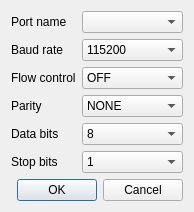
<?xml version="1.0" encoding="UTF-8"?>
<ui version="4.0">
 <class>PortSelector</class>
 <widget class="QDialog" name="PortSelector">
  <property name="geometry">
   <rect>
    <x>0</x>
    <y>0</y>
    <width>174</width>
    <height>199</height>
   </rect>
  </property>
  <property name="windowTitle">
   <string>Configure port</string>
  </property>
  <layout class="QVBoxLayout" name="verticalLayout">
   <item>
    <layout class="QGridLayout" name="gridLayout">
     <item row="1" column="0">
      <widget class="QLabel" name="label_2">
       <property name="text">
        <string>Baud rate</string>
       </property>
      </widget>
     </item>
     <item row="2" column="0">
      <widget class="QLabel" name="label_3">
       <property name="text">
        <string>Flow control</string>
       </property>
      </widget>
     </item>
     <item row="3" column="0">
      <widget class="QLabel" name="label_4">
       <property name="text">
        <string>Parity</string>
       </property>
      </widget>
     </item>
     <item row="4" column="0">
      <widget class="QLabel" name="label_5">
       <property name="text">
        <string>Data bits</string>
       </property>
      </widget>
     </item>
     <item row="5" column="0">
      <widget class="QLabel" name="label_6">
       <property name="text">
        <string>Stop bits</string>
       </property>
      </widget>
     </item>
     <item row="5" column="1">
      <widget class="QComboBox" name="_comboBoxStopBits">
       <item>
        <property name="text">
         <string>1</string>
        </property>
       </item>
       <item>
        <property name="text">
         <string>1.5</string>
        </property>
       </item>
       <item>
        <property name="text">
         <string>2</string>
        </property>
       </item>
      </widget>
     </item>
     <item row="2" column="1">
      <widget class="QComboBox" name="_comboBoxFlowControl">
       <item>
        <property name="text">
         <string>OFF</string>
        </property>
       </item>
       <item>
        <property name="text">
         <string>HARDWARE</string>
        </property>
       </item>
       <item>
        <property name="text">
         <string>XON/XOFF</string>
        </property>
       </item>
      </widget>
     </item>
     <item row="3" column="1">
      <widget class="QComboBox" name="_comboBoxParity">
       <item>
        <property name="text">
         <string>NONE</string>
        </property>
       </item>
       <item>
        <property name="text">
         <string>ODD</string>
        </property>
       </item>
       <item>
        <property name="text">
         <string>EVEN</string>
        </property>
       </item>
       <item>
        <property name="text">
         <string>MARK</string>
        </property>
       </item>
       <item>
        <property name="text">
         <string>SPACE</string>
        </property>
       </item>
      </widget>
     </item>
     <item row="1" column="1">
      <widget class="QComboBox" name="_comboBoxBaudRate">
       <property name="currentIndex">
        <number>7</number>
       </property>
       <item>
        <property name="text">
         <string>2400</string>
        </property>
       </item>
       <item>
        <property name="text">
         <string>4800</string>
        </property>
       </item>
       <item>
        <property name="text">
         <string>9600</string>
        </property>
       </item>
       <item>
        <property name="text">
         <string>14400</string>
        </property>
       </item>
       <item>
        <property name="text">
         <string>19200</string>
        </property>
       </item>
       <item>
        <property name="text">
         <string>38400</string>
        </property>
       </item>
       <item>
        <property name="text">
         <string>57600</string>
        </property>
       </item>
       <item>
        <property name="text">
         <string>115200</string>
        </property>
       </item>
      </widget>
     </item>
     <item row="0" column="0">
      <widget class="QLabel" name="label">
       <property name="text">
        <string>Port name</string>
       </property>
      </widget>
     </item>
     <item row="0" column="1">
      <widget class="QComboBox" name="_comboBoxPortName"/>
     </item>
     <item row="4" column="1">
      <widget class="QComboBox" name="_comboBoxDataBits">
       <property name="currentIndex">
        <number>3</number>
       </property>
       <item>
        <property name="text">
         <string>5</string>
        </property>
       </item>
       <item>
        <property name="text">
         <string>6</string>
        </property>
       </item>
       <item>
        <property name="text">
         <string>7</string>
        </property>
       </item>
       <item>
        <property name="text">
         <string>8</string>
        </property>
       </item>
      </widget>
     </item>
    </layout>
   </item>
   <item>
    <widget class="QDialogButtonBox" name="buttonBox">
     <property name="orientation">
      <enum>Qt::Horizontal</enum>
     </property>
     <property name="standardButtons">
      <set>QDialogButtonBox::Cancel|QDialogButtonBox::Ok</set>
     </property>
    </widget>
   </item>
  </layout>
 </widget>
 <resources/>
 <connections>
  <connection>
   <sender>buttonBox</sender>
   <signal>accepted()</signal>
   <receiver>PortSelector</receiver>
   <slot>accept()</slot>
   <hints>
    <hint type="sourcelabel">
     <x>248</x>
     <y>254</y>
    </hint>
    <hint type="destinationlabel">
     <x>157</x>
     <y>274</y>
    </hint>
   </hints>
  </connection>
  <connection>
   <sender>buttonBox</sender>
   <signal>rejected()</signal>
   <receiver>PortSelector</receiver>
   <slot>reject()</slot>
   <hints>
    <hint type="sourcelabel">
     <x>316</x>
     <y>260</y>
    </hint>
    <hint type="destinationlabel">
     <x>286</x>
     <y>274</y>
    </hint>
   </hints>
  </connection>
 </connections>
</ui>
